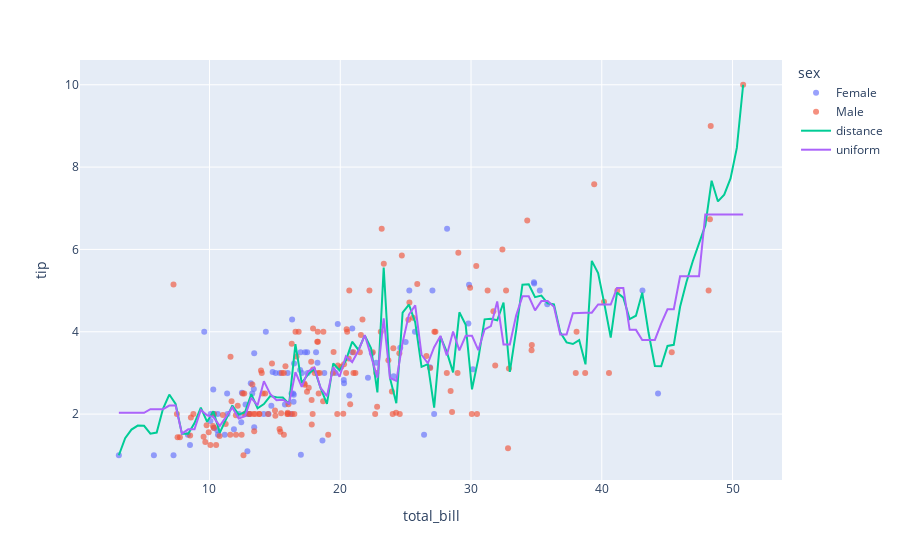

Notebook source saved alongside this figure:
### Code cell
fig = px.scatter(
    data_frame=tips,
    x="total_bill",
    y="tip",
    color="sex",
    opacity=0.65,
)

fig.add_traces(
    [
        go.Scatter(x=x_range, y=y_dist, name="distance"),
        go.Scatter(x=x_range, y=y_uni, name="uniform"),
    ]
)

fig.show()
